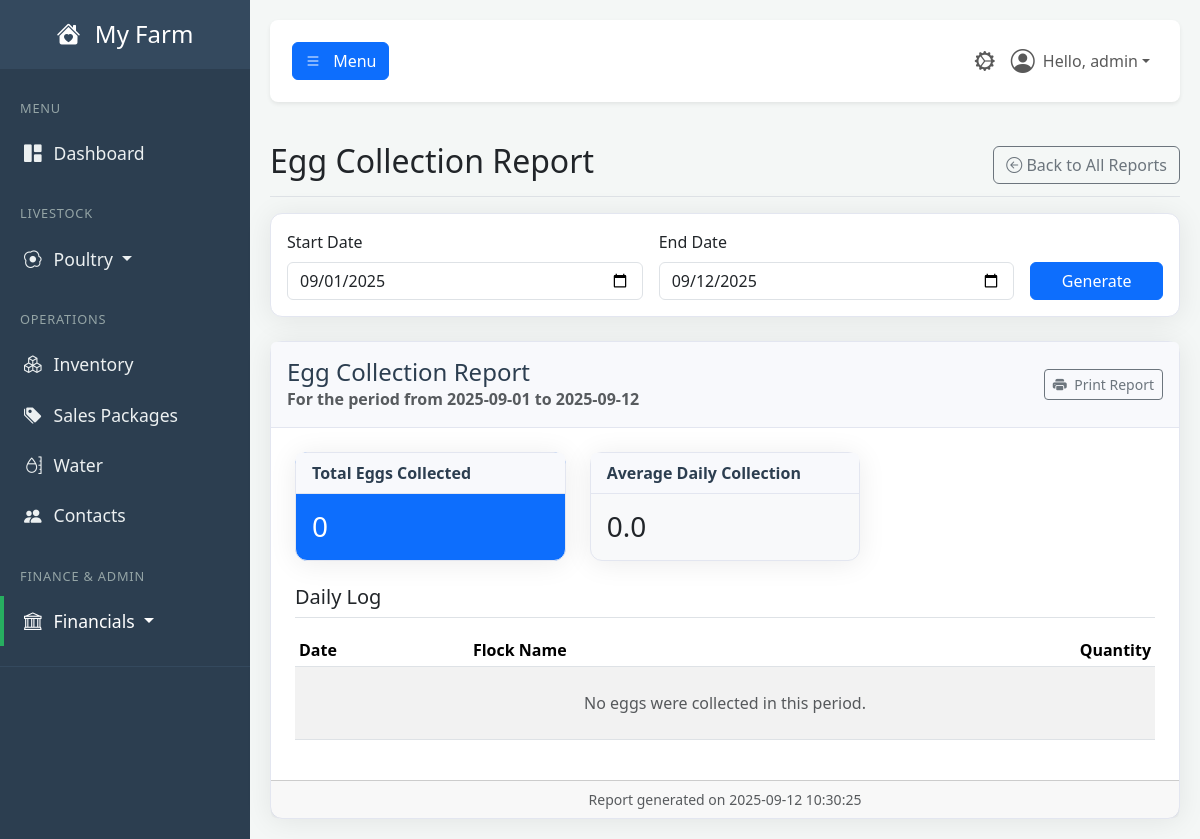
The page /report/eggs (signed in) on the database as committed earlier.
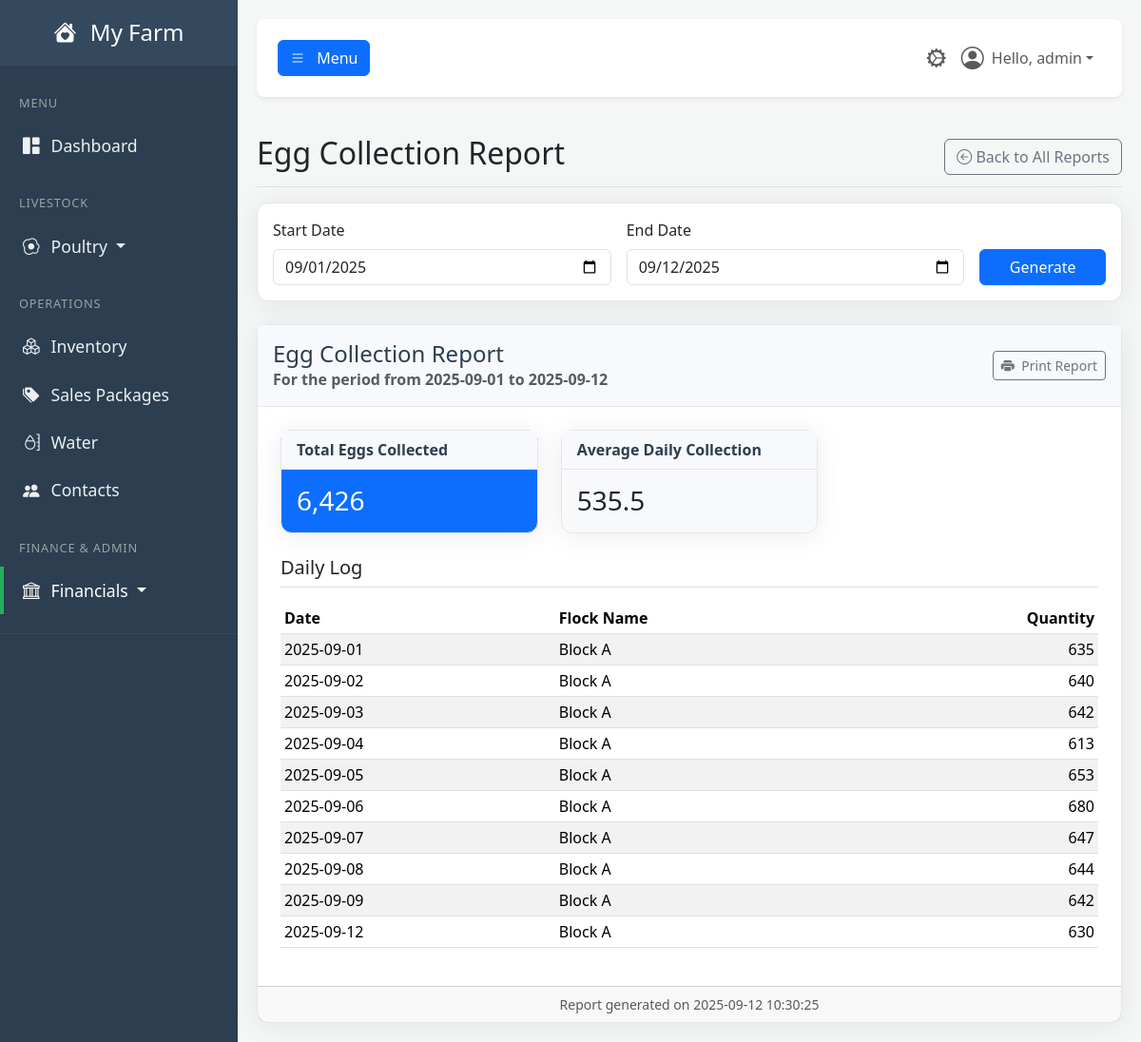
The same page on the database as committed later.
### tables this page shows
CREATE TABLE egg_log (
            id INTEGER PRIMARY KEY,
            log_date TEXT NOT NULL,
            quantity INTEGER NOT NULL,
            flock_id INTEGER NOT NULL,
            created_at TIMESTAMP DEFAULT CURRENT_TIMESTAMP, crates INTEGER NOT NULL DEFAULT 0, pieces INTEGER NOT NULL DEFAULT 0, feed_cost REAL DEFAULT 0, value_produced REAL DEFAULT 0, spoiled_count INTEGER DEFAULT 0, net_profit REAL DEFAULT 0,
            FOREIGN KEY (flock_id) REFERENCES poultry_flocks (id) ON DELETE CASCADE
        );

CREATE TABLE poultry_flocks (
            id INTEGER PRIMARY KEY,
            flock_name TEXT NOT NULL,
            breed TEXT NOT NULL,
            acquisition_date TEXT NOT NULL,
            bird_count INTEGER NOT NULL,
            status TEXT NOT NULL, -- Active, Sold, Archived
            created_at TIMESTAMP DEFAULT CURRENT_TIMESTAMP
        , final_sale_price REAL DEFAULT 0, total_cost REAL DEFAULT 0, net_profit REAL DEFAULT 0, cost_per_bird REAL DEFAULT 0);

### app.py (the view)
@app.route('/report/eggs')
@login_required
@permission_required('run_operational_reports')
def report_eggs():
    start_date, end_date = _get_report_dates(request.args)
    db = get_db()
    egg_logs = db.execute("""
        SELECT el.log_date, el.quantity, pf.flock_name
        FROM egg_log el JOIN poultry_flocks pf ON el.flock_id = pf.id
        WHERE el.log_date BETWEEN ? AND ? ORDER BY el.log_date ASC
    """, (start_date, end_date)).fetchall()
    total_eggs = sum(log['quantity'] for log in egg_logs)
    try:
        start_dt = date.fromisoformat(start_date)
        end_dt = date.fromisoformat(end_date)
        num_days = (end_dt - start_dt).days + 1
        average_daily = total_eggs / num_days if num_days > 0 else 0
    except (ValueError, TypeError):
        average_daily = 0
    data = {
        "egg_logs": egg_logs,
        "total_eggs": total_eggs,
        "average_daily": average_daily
    }
    return render_template(
        'report_eggs.html',
        user=g.user,
        data=data,
        start_date=start_date,
        end_date=end_date,
        now=datetime.utcnow()
    )

### app.py (called while the page is built)
def get_db():
    if 'db' not in g:
        g.db = sqlite3.connect(DATABASE)
        g.db.row_factory = sqlite3.Row
    return g.db

def login_required(f):
    @wraps(f)
    def decorated_function(*args, **kwargs):
        if 'user_id' not in session:
            flash('Please log in to access this page.', 'warning')
            return redirect(url_for('login'))
        g.user = User.get_by_id(session['user_id'])
        if not g.user:
            session.clear()
            return redirect(url_for('login'))
        return f(*args, **kwargs)
    return decorated_function

def permission_required(permission_name):
    def decorator(f):
        @wraps(f)
        def decorated_function(*args, **kwargs):
            if not hasattr(g, 'user') or not g.user.has_permission(permission_name):
                flash('You do not have the required permission.', 'danger')
                return redirect(url_for('dashboard'))
            return f(*args, **kwargs)
        return decorated_function
    return decorator

### templates/report_eggs.html
{% extends "_report_base.html" %}
{% set report_title = "Egg Collection Report" %}
{% block report_content %}
    {% if data %}
        <div class="row mb-4">
            <div class="col-md-5 col-lg-4">
                <div class="card text-white bg-primary shadow">
                    <div class="card-header">Total Eggs Collected</div>
                    <div class="card-body">
                        <h3 class="card-title mb-0">{{ '{:,.0f}'.format(data.total_eggs) }}</h3>
                    </div>
                </div>
            </div>
            <div class="col-md-5 col-lg-4">
                <div class="card text-dark bg-light shadow">
                    <div class="card-header">Average Daily Collection</div>
                    <div class="card-body">
                        <h3 class="card-title mb-0">{{ '{:,.1f}'.format(data.average_daily) }}</h3>
                    </div>
                </div>
            </div>
        </div>
        <h5 class="border-bottom pb-2 mb-3">Daily Log</h5>
        <table class="table table-striped table-sm">
            <thead>
                <tr>
                    <th>Date</th>
                    <th>Flock Name</th>
                    <th class="text-end">Quantity</th>
                </tr>
            </thead>
            <tbody>
                {% for log in data.egg_logs %}
                <tr>
                    <td>{{ log.log_date }}</td>
                    <td>{{ log.flock_name }}</td>
                    <td class="text-end">{{ log.quantity }}</td>
                </tr>
                {% else %}
                <tr><td colspan="3" class="text-center text-muted py-4">No eggs were collected in this period.</td></tr>
                {% endfor %}
            </tbody>
        </table>
    {% else %}
        <p class="text-center text-muted">Please select a date range and click "Generate" to view the egg collection report.</p>
    {% endif %}
{% endblock %}

Rows that differ between the two databases and show on the page:
added egg_log: log_date "2025-09-01", flock_name "Block A", quantity "635"
added egg_log: log_date "2025-09-02", flock_name "Block A", quantity "640"
added egg_log: log_date "2025-09-03", flock_name "Block A", quantity "642"
added egg_log: log_date "2025-09-04", flock_name "Block A", quantity "613"
added egg_log: log_date "2025-09-05", flock_name "Block A", quantity "653"
added egg_log: log_date "2025-09-06", flock_name "Block A", quantity "680"
added egg_log: log_date "2025-09-07", flock_name "Block A", quantity "647"
added egg_log: log_date "2025-09-08", flock_name "Block A", quantity "644"
added egg_log: log_date "2025-09-09", flock_name "Block A", quantity "642"
added egg_log: log_date "2025-09-12", flock_name "Block A", quantity "630"
Other text that changed with them:
{{ '{:,.0f}'.format(data.total_eggs) }}: "0" → "6,426"
{{ '{:,.1f}'.format(data.average_daily) }}: "0.0" → "535.5"
text no longer shown: "No eggs were collected in this period."
